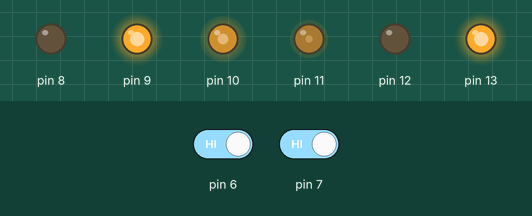
The sketch below on a simulated Arduino Uno, built with avr-gcc and run on an emulated ATmega328P. On the bench: output pins drawn as LEDs (lit = HIGH). The test bench sets the inputs (shaded band); at power-on: pin 7 HIGH, pin 6 HIGH.

Above: at 1.2 s.
1.3 s: pin 7 driven LOW
At 2.6 s:
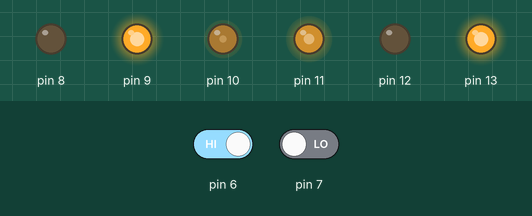
3.0 s: pin 6 driven LOW
At 3.7 s:
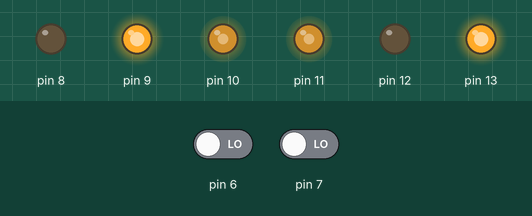
4.5 s: pin 6 driven HIGH
At 4.9 s:
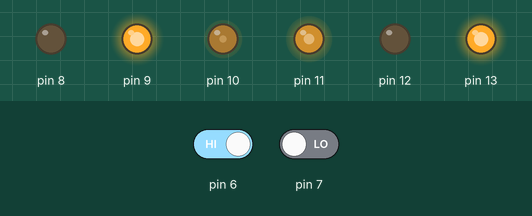
6.0 s: pin 7 driven HIGH
At 7.2 s:
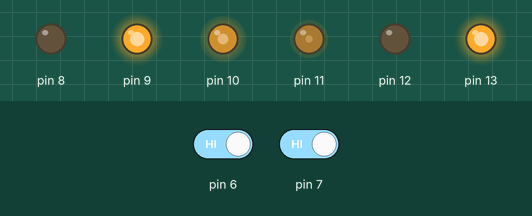
Timing chart, 0 to 8.5 s (numbered marks = the images above; inputs shaded):
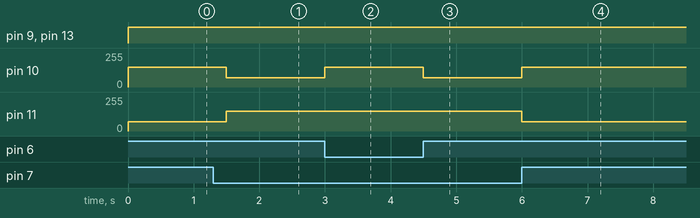

Measured:
- after the input at 1.3 s, pin 10: 150/255 → 70/255 after 0.20 s; pin 11: 70/255 → 150/255 after 0.20 s
- after the input at 3.0 s, pin 10: 70/255 → 150/255 at once
- after the input at 4.5 s, pin 10: 150/255 → 70/255 at once
- after the input at 6.0 s, pin 10: 70/255 → 150/255 at once; pin 11: 150/255 → 70/255 at once

The sketch:

Optimized_Robot_Car.ino
```cpp
int mover(int right_speed,int left_speed){          // Main function to move the car only in forward direction (NO BACKWARD)
  digitalWrite(13,HIGH);                            // Input 1 pin
  digitalWrite(12,LOW);                             // Input 2 pin
  digitalWrite(9,HIGH);                             // Input 3 pin
  digitalWrite(8,LOW);                              // Input 4 pin
  analogWrite(11, right_speed);                     // Enable 1 pin
  analogWrite(10, left_speed);                      // Enable 2 pin
}
void setup() {
  for (int pin = 6; pin <=13; pin ++){              // Identifies each pin as input or output
    if (pin == 6 or pin ==7){                       // Input pins for the data from the sensor
      pinMode(pin,INPUT);
    }
    else{                                           // Output pins of the for the driver
      pinMode(pin,OUTPUT);
    }}
}
void loop() {
  if (digitalRead(7) == 0 && digitalRead(6) == 0){       // Moves Forward
    mover(150,150);}
  if (digitalRead(7) == 1 && digitalRead(6) == 0){       // Steers Right
    mover(70,150);}
  if (digitalRead(7) == 0 && digitalRead(6) == 1){       // Steers Left
    mover(150,70);}
  if (digitalRead(7) == 1 && digitalRead(6) == 1){       // Bonus Line (Steers Right)
    mover(70,150);
    delay(300);}                                         // Time to be waited after detecting bonus line
}
```
